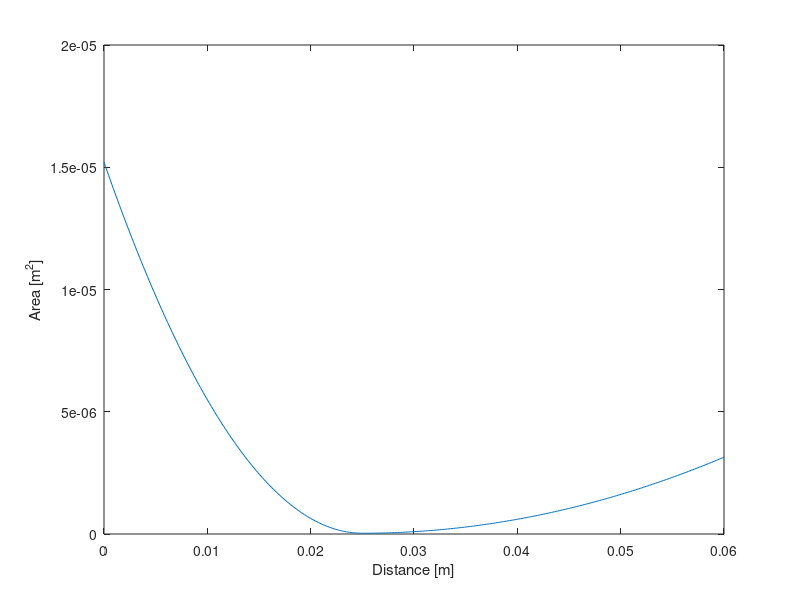

Here is the MATLAB script that generated this plot:
%Return x and A of nozzle design 1
%currently a test case
%Author: Austin Andrews, 7/27/20
%Project: MURI
%http://www.aerorocket.com/Nozzle/Validate/Validate.html

function [x, A, A_star,ThroatLoc] = getNozzle3()
    resolution = 400; 
    x = linspace(0,60e-3,resolution); % in [m]
    A_star =  pi*(0.2e-3)^2/4; %throat size in [m]
    A = x*0.0;
    ThroatLoc = 25e-3;
    Ainlet = 4.4e-3^2*pi/4;
    Aoutlet = 2.0e-3^2*pi/4;
    A1 = (Ainlet-A_star)/((ThroatLoc^2));
    A2 = (Aoutlet-A_star)/((max(x)-ThroatLoc)^2);
    A(x > ThroatLoc) = A2*(x(x > ThroatLoc)-ThroatLoc).^2 + A_star; 
    A(or(x <ThroatLoc,x == ThroatLoc)) = A1*(x(or(x <ThroatLoc,x == ThroatLoc))-ThroatLoc).^2 + A_star;
    %debug
    figure
    plot(x,A)
    xlabel('Distance [m]')
    ylabel('Area [m^2]')
end 